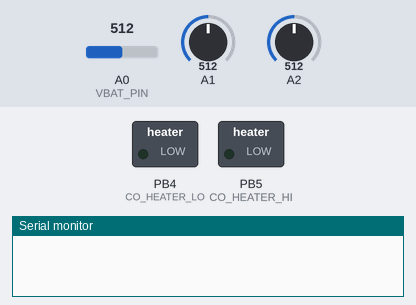
Recording of a sketch running on a simulated ATtiny85, built with avr-gcc and run on an emulated ATtiny85. Parts: switched loads named in the sketch (green lamp = pin HIGH), the last lines printed to the serial monitor. The inputs (shaded band) are chosen by the test bench; at power-on: A1 = 512, A0 (VBAT_PIN) = 512, A2 = 512.

Above: at 0.1 s.
At 2.2 s:
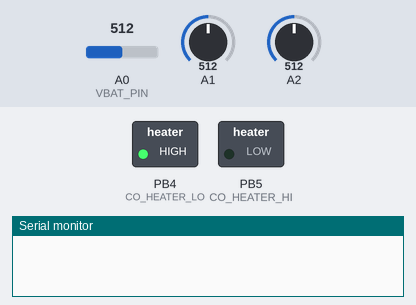
2.3 s: A1 set to 1011
At 6.1 s:
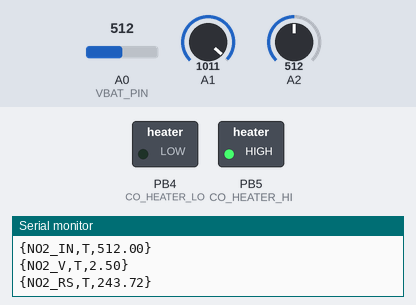
6.5 s: A1 set to 1023
Timing chart, 0 to 31.5 s (numbered marks = the images above; inputs shaded):
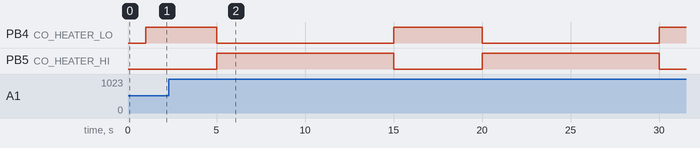

The sketch:

GasSensors.ino
```cpp
#include <SoftwareSerial.h> //Header for software serial communication
SoftwareSerial btSerial(2, 3); //Assign 2 as Rx and 3 as Tx

#define VBAT_PIN A0

#define CO_HEATER_LO 4
#define CO_HEATER_HI 5
#define CO_SENSOR A1

#define NO2_HEATER 6
#define NO2_SENSOR A2

void setup()
{
  Serial.begin(9600);
  btSerial.begin(9600);

  pinMode(CO_HEATER_LO, OUTPUT);
  pinMode(CO_HEATER_HI, OUTPUT);
  pinMode(NO2_HEATER, OUTPUT);

  // wait 1s to powerUp
  delay(1000);
}

void loop()
{
  updateVBat();
  updateCO();
  updateNO2();

  delay(10);
}

unsigned long vbat_update;
const int vbat_interval = 5000;

void updateVBat()
{
  unsigned long current_millis = millis();
  if (current_millis - vbat_update >= vbat_interval)
  {
    vbat_update = current_millis;

    float vcc = readVcc() / 1000.0;
    sendPlotData("VCC", vcc);

    float vbat = analogRead(VBAT_PIN) * vcc / 1023.0 * 2;
    sendPlotData("VBat", vbat);
  }

}

unsigned long co_start; // cycle start
boolean co_measured = false;
float co_load = 97.400; // 100K // load resistor in KOhms

void updateCO() {
  unsigned long current_millis = millis();
  if (current_millis - co_start >= 15000)
  {
    Serial.println(current_millis - co_start);
    co_start = current_millis;
    co_measured = false;
  }

  if (current_millis - co_start < 5000)
  {
    // turn 2.35V for 5s
    digitalWrite(CO_HEATER_LO, HIGH);
    digitalWrite(CO_HEATER_HI, LOW);
  }
  else if (current_millis - co_start < 15000)
  {
    // then turn 0.5V for 10s
    digitalWrite(CO_HEATER_LO, LOW);
    digitalWrite(CO_HEATER_HI, HIGH);

    if (current_millis - co_start >= 14000 && !co_measured)
    {
      Serial.println(current_millis - co_start);

      int co_raw = averageAnalogRead(CO_SENSOR, 5);
      float co_v = co_raw  / 1023.0;
      //float vcc = readVcc() / 1000.0;
      //float co_volts = co_v * vcc;
      float co_res = co_load / (1 - co_v) * co_v;
      sendPlotData("CO_IN", co_v);
      sendPlotData("CO_RS", co_res);

      btSerial.print((int)((1-co_v)*100.0));
      btSerial.println(F(";InsertSensorPackageName;MiCS-5525;CO Gas;CO2;response indicator;RI;0;25;50;75;100"));
      btSerial.print(co_res,0);
      btSerial.println(F(";InsertSensorPackageName;MiCS-5525 Res;CO Gas;CO2;resistance;RS;10000;8000;5000;4000;2000"));

      co_measured = true;
    }
  }
}


unsigned long no_start; // cylce start time
float no_load = 2.2 + 22 + 220; // load resistor (KOhms)
//float no_load = 2.2; // 2.2KOhm

/*
  Reads from MICS-2710 NO2 sensor
*/
void updateNO2()
{
  // keep always on
  digitalWrite(NO2_HEATER, LOW);

  unsigned long current_millis = millis();
  if (current_millis - no_start >= 5000)
  {
    Serial.println(current_millis - no_start);
    no_start = current_millis;

    // read analog input
    int no_raw = averageAnalogRead(NO2_SENSOR, 5);
    sendPlotData("NO2_IN", no_raw);

    float no_v = (no_raw  / 1023.0); // input ratio
    float vcc = readVcc() / 1000.0; // VCC voltage
    sendPlotData("NO2_V", no_v * vcc);

    // resistance
//    float no_res = no_load / (1 - no_v) * no_v;
    float no_res = no_load * (1-no_v) / no_v;

    sendPlotData("NO2_RS", no_res);

    btSerial.print((int)(no_v*100.0));
    btSerial.println(F(";InsertSensorPackageName;MiCS-2710;N02 Gas;NO2;response indicator;RI;0;25;50;75;100"));
    btSerial.print(no_res,4);
    btSerial.println(F(";InsertSensorPackageName;MiCS-2710 Res;N02 Gas;NO2;resistance;RS;2;4;6;8;10"));
  }
}

int averageAnalogRead(int pin, int num) {
  int ret = 0;
  for (int i=0; i<num; i++) {
    ret += analogRead(pin);
    delay(2);
  }
  return ret / num;
}

void sendPlotData(String seriesName, float data)
{
  Serial.print("{");
  Serial.print(seriesName);
  Serial.print(",T,");
  Serial.print(data);
  Serial.println("}");
}

long readVcc() {
  // Read 1.1V reference against AVcc
  // set the reference to Vcc and the measurement to the internal 1.1V reference
  #if defined(__AVR_ATmega32U4__) || defined(__AVR_ATmega1280__) || defined(__AVR_ATmega2560__)
    ADMUX = _BV(REFS0) | _BV(MUX4) | _BV(MUX3) | _BV(MUX2) | _BV(MUX1);
  #elif defined (__AVR_ATtiny24__) || defined(__AVR_ATtiny44__) || defined(__AVR_ATtiny84__)
    ADMUX = _BV(MUX5) | _BV(MUX0);
  #elif defined (__AVR_ATtiny25__) || defined(__AVR_ATtiny45__) || defined(__AVR_ATtiny85__)
    ADMUX = _BV(MUX3) | _BV(MUX2);
  #else
    ADMUX = _BV(REFS0) | _BV(MUX3) | _BV(MUX2) | _BV(MUX1);
  #endif

  delay(2); // Wait for Vref to settle
  ADCSRA |= _BV(ADSC); // Start conversion
  while (bit_is_set(ADCSRA,ADSC)); // measuring

  uint8_t low  = ADCL; // must read ADCL first - it then locks ADCH
  uint8_t high = ADCH; // unlocks both

  long result = (high<<8) | low;

  long scale_constant = 1125300L;
//  long scale_constant = 1106410L;
  result =  scale_constant / result; // Calculate Vcc (in mV); 1125300 = 1.1*1023*1000
  return result; // Vcc in millivolts
}
```
